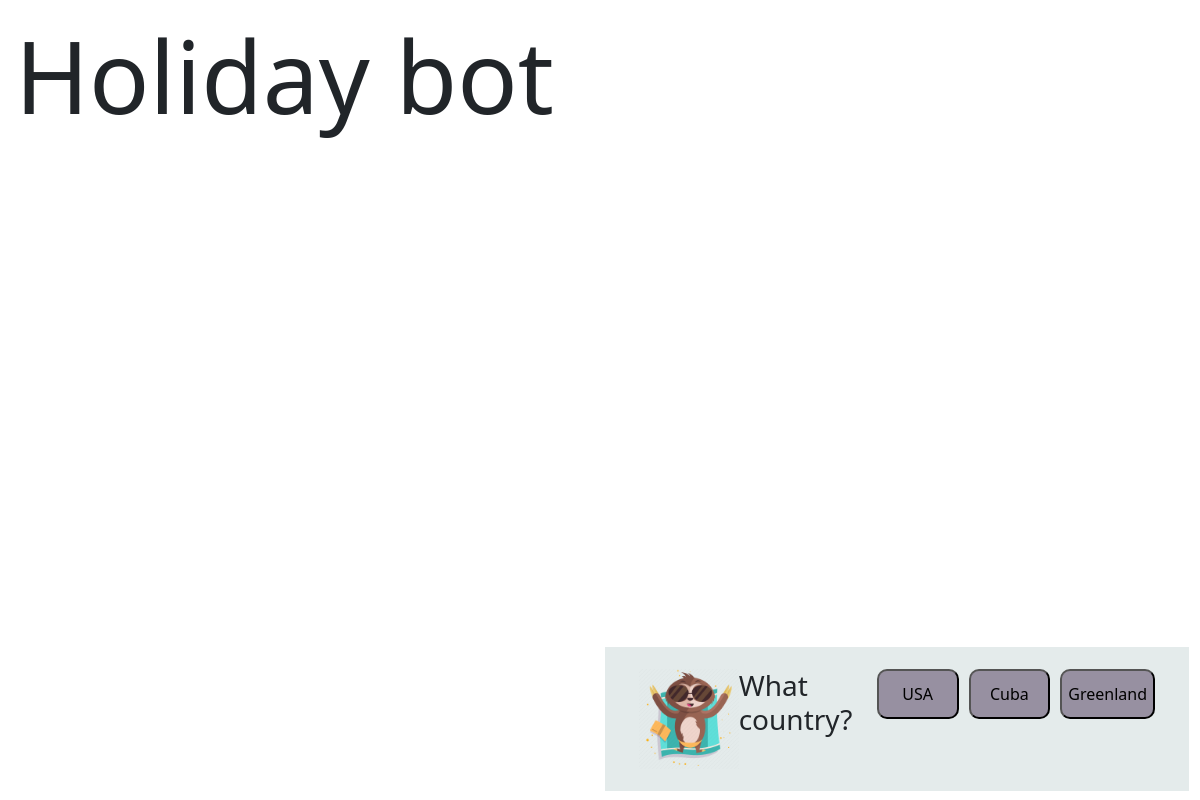
/north_america/, run on the app's committed database.
### holidays/models.py (models this page shows)
class Countries(models.Model):
    continents = models.ForeignKey(Continents, on_delete=models.CASCADE)
    countries = models.CharField(max_length =100)
    def __str__(self):
        return self.countries

### holidays/views.py (the view)
# urls.py: path('north_america/', views.north_america, name="north_america"),
def north_america(request):
    holiday = {"countries": get_countries_by_continent('North America')}
    return render(request, 'north_america.html', holiday)

### holidays/views.py (called while the page is built)
def get_countries_by_continent(continent):
    return Countries.objects.filter(continents__continents=continent)

### holidays/templates/north_america.html (shortened to what this page needs)
{% extends 'base.html' %}
{% load static %}
{% block CSS %}
<link rel="stylesheet" href="{% static 'main.css' %}">
{% endblock %}
{% block content %}
<div class="bot" id="bot">
    <div class="container" id="container">
        <img id="bot-image" class="bot-image" src="{% static 'monkey.png' %}">
        <h3>What country?</h3>
{% for data in countries %}
<button mat-button-update mat-raised-button color="primary" class="login" id="btn2" >{{ data }}</button>
{% endfor %}
    </div>
</div>
{% endblock %}

### holidays/static/main.css (style rules this page uses)
html, body { display: flex; margin: 0px; }
#bot { display: flex; flex-direction: row; align-items: center; display: flex; background-color: rgb(228, 235, 235); position: absolute; bottom: 9px; right: 11px; padding: 22px; flex: 1; flex-wrap: wrap; }
#container, .container { display: flex; }
.bot-image { display: flex; width: 100px; height: 100px; align-items: center; position: relative; }
.button, .login { justify-content: center; flex-direction: row; }
#btn, #btn2 { width: 22%; height: 50px; flex-wrap: nowrap; display: flex; flex-direction: row; background-color: rgba(43, 18, 58, 0.418); justify-content: center; gap: 60%; margin-left: 10px; align-items: center; border-radius: 10px; }

### data on the page
Countries: countries "USA"
Countries: countries "Cuba"
Countries: countries "Greenland"
